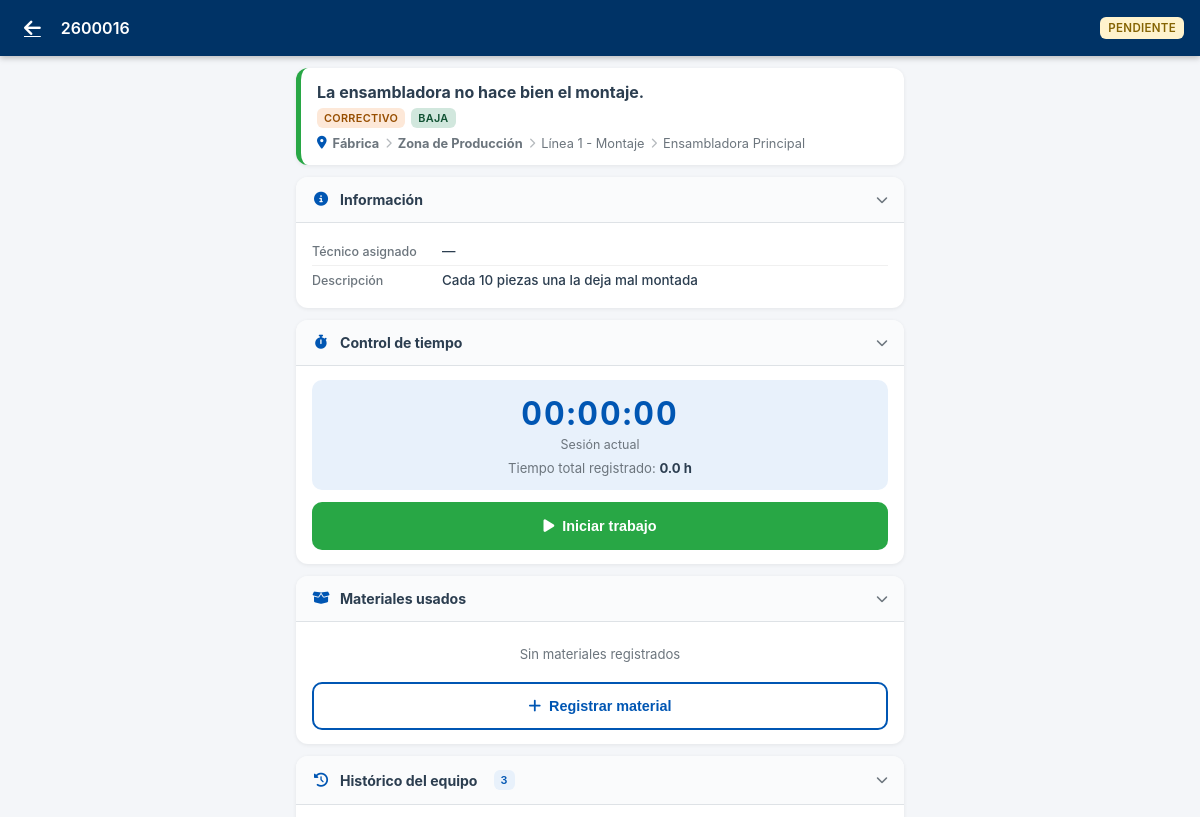
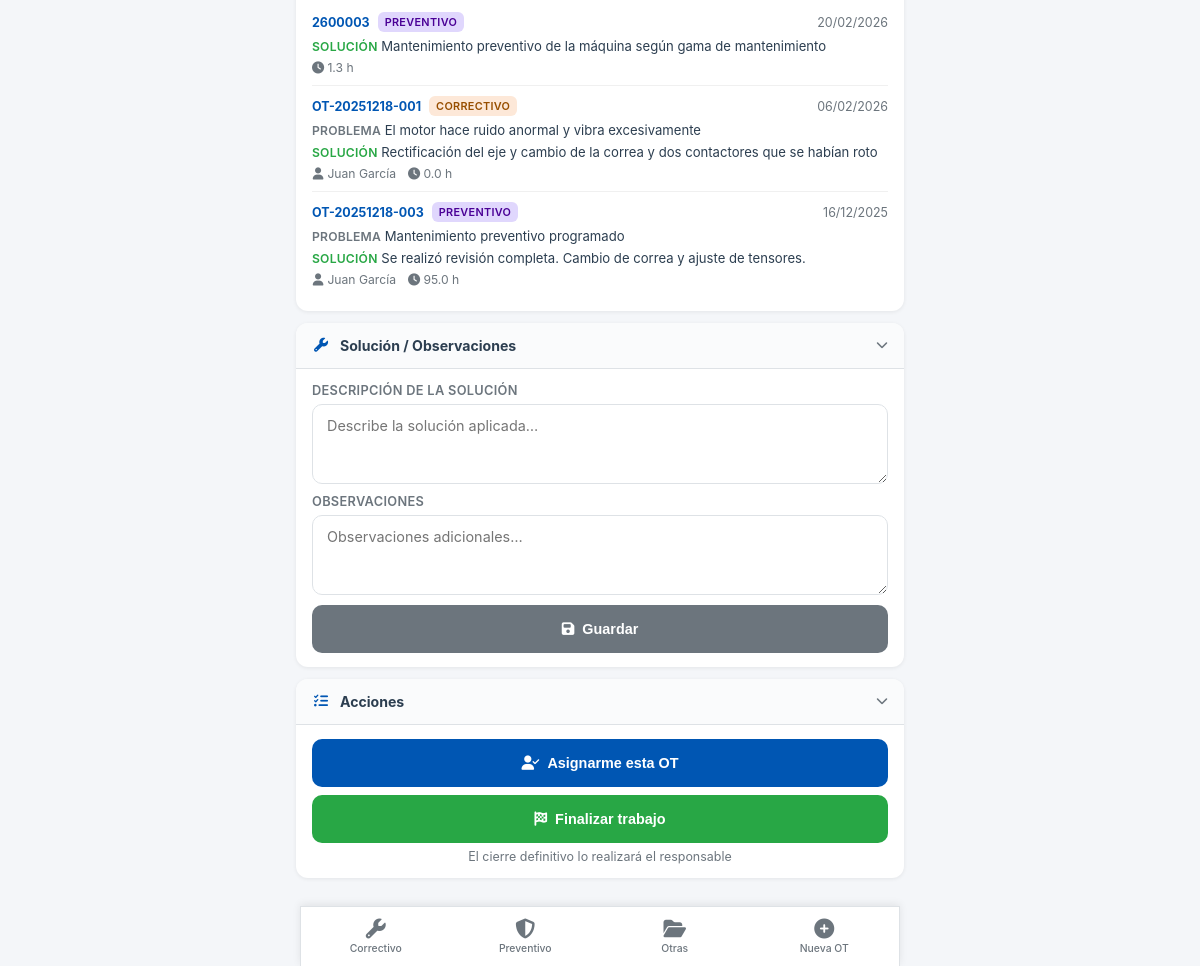
The app's page /movil/ot/22 (signed in) with its own data (2 pictures, top to bottom).
### models.py (models this page shows, shortened)
class OrdenTrabajo(db.Model):
    id = db.Column(db.Integer, primary_key=True)
    numero = db.Column(db.String(20), unique=True, nullable=False)
    tipo = db.Column(db.String(20), nullable=False)  # correctivo, preventivo
    prioridad = db.Column(db.String(20), default='media')  # urgente, alta, media, baja
    estado = db.Column(db.String(20), default='pendiente')  # pendiente, asignada, en_curso, cerrada, cancelada
    fechaCreacion = db.Column(db.DateTime, default=datetime.now)
    fechaProgramada = db.Column(db.DateTime)
    fechaInicio = db.Column(db.DateTime)
    fechaFin = db.Column(db.DateTime)
    titulo = db.Column(db.String(200), nullable=False)
    descripcionProblema = db.Column(db.Text)
    descripcionSolucion = db.Column(db.Text)
    observaciones = db.Column(db.Text)
    equipoTipo = db.Column(db.String(20), nullable=False)  # empresa, planta, zona, linea, maquina, elemento
    equipoId = db.Column(db.Integer, nullable=False)
    maquinaId = db.Column(db.Integer, db.ForeignKey('maquina.id'), nullable=True)
    elementoId = db.Column(db.Integer, db.ForeignKey('elemento.id'))
    planPreventivoId = db.Column(db.Integer, db.ForeignKey('plan_preventivo.id'))  # LEGACY - Deprecado
    asignacionGamaId = db.Column(db.Integer, db.ForeignKey('asignacion_gama.id'))  # LEGACY - Deprecado
    gamaId          = db.Column(db.Integer, db.ForeignKey('gama_mantenimiento.id'), nullable=True)
    frecuenciaTipo  = db.Column(db.String(20))   # 'dias' | 'semanas' | 'meses'
    frecuenciaValor = db.Column(db.Integer)       # número entero
    gama = db.relationship('GamaMantenimiento', foreign_keys=[gamaId])
    tecnicoAsignado = db.Column(db.String(100))  # Técnico principal (legacy)
    tiempoEstimado = db.Column(db.Float)  # horas
    tiempoReal = db.Column(db.Float)  # horas (calculado de registros)
    tiempoParada = db.Column(db.Float)  # horas de parada de máquina
    costeTallerExterno = db.Column(db.Float, default=0)  # Total acumulado (calculado)
    descripcionTallerExterno = db.Column(db.Text)  # LEGACY - primer coste
    proveedorExterno = db.Column(db.String(100))   # LEGACY - primer coste
    costesExternosJson = db.Column(db.Text)  # JSON list de {proveedor, descripcion, coste}
    creadoPor = db.Column(db.String(100))
    cerradoPor = db.Column(db.String(100))
    consumos = db.relationship('ConsumoRecambio', backref='ordenTrabajo', lazy=True, cascade='all, delete-orphan')
    registrosTiempo = db.relationship('RegistroTiempo', backref='ordenTrabajo', lazy=True, cascade='all, delete-orphan')
    respuestasChecklist = db.relationship('RespuestaChecklist', backref='ordenTrabajo', lazy=True, cascade='all, delete-orphan')

class Planta(db.Model):
    id = db.Column(db.Integer, primary_key=True)
    empresaId = db.Column(db.Integer, db.ForeignKey('empresa.id'), nullable=False)
    codigo = db.Column(db.String(10), nullable=False)
    nombre = db.Column(db.String(100), nullable=False)
    descripcion = db.Column(db.Text)
    direccion = db.Column(db.String(200))
    zonas = db.relationship('Zona', backref='planta', lazy=True, cascade='all, delete-orphan')

class Zona(db.Model):
    id = db.Column(db.Integer, primary_key=True)
    plantaId = db.Column(db.Integer, db.ForeignKey('planta.id'), nullable=False)
    codigo = db.Column(db.String(10), nullable=False)
    nombre = db.Column(db.String(100), nullable=False)
    descripcion = db.Column(db.Text)
    lineas = db.relationship('Linea', backref='zona', lazy=True, cascade='all, delete-orphan')

class Linea(db.Model):
    id = db.Column(db.Integer, primary_key=True)
    zonaId = db.Column(db.Integer, db.ForeignKey('zona.id'), nullable=False)
    codigo = db.Column(db.String(10), nullable=False)
    nombre = db.Column(db.String(100), nullable=False)
    descripcion = db.Column(db.Text)
    maquinas = db.relationship('Maquina', backref='linea', lazy=True, cascade='all, delete-orphan')

class Maquina(db.Model):
    id = db.Column(db.Integer, primary_key=True)
    lineaId = db.Column(db.Integer, db.ForeignKey('linea.id'), nullable=False)
    codigo = db.Column(db.String(10), nullable=False)
    nombre = db.Column(db.String(100), nullable=False)
    modelo = db.Column(db.String(50))
    fabricante = db.Column(db.String(50))
    numeroSerie = db.Column(db.String(50))
    descripcion = db.Column(db.Text)
    fechaInstalacion = db.Column(db.Date)
    criticidad = db.Column(db.String(20), default='media')  # alta, media, baja
    estado = db.Column(db.String(20), default='operativo')  # operativo, averiado, mantenimiento
    horasOperacion = db.Column(db.Integer, default=0)  # Contador de horas
    rav = db.Column(db.Float, default=0.0)             # Valor de reposición (RAV)
    elementos = db.relationship('Elemento', backref='maquina', lazy=True, cascade='all, delete-orphan')
    ordenesTrabajo = db.relationship('OrdenTrabajo', backref='maquina', lazy=True)
    planesPreventivos = db.relationship('PlanPreventivo', backref='maquina', lazy=True)
    recambiosAsociados = db.relationship('RecambioEquipo', backref='maquina', lazy=True)

### blueprints/mobile/routes.py (the view, shortened to what this page needs)
@bp.route('/ot/<int:id>')
@movil_required
def ver_ot(id):
    ot = OrdenTrabajo.query.get_or_404(id)
    _enrich_ot(ot)
    nombre_tecnico = _nombre_tecnico(current_user)
    trabajo_activo = RegistroTiempo.query.filter_by(
        ordenId=id, tecnico=nombre_tecnico, enCurso=True
    ).first()
    registros_tiempo = RegistroTiempo.query.filter_by(ordenId=id).order_by(
        RegistroTiempo.inicio.desc()
    ).all()
    consumos = ConsumoRecambio.query.filter_by(ordenId=id).all()
    tareas_gama = []
    tareas_realizadas_ids = set()
    checklist_items = []
    respuestas_map = {}
    historico_equipo = []
    et = ot.equipoTipo or ('maquina' if ot.maquinaId else None)
    ei = ot.equipoId or ot.maquinaId
    if et and ei:
        condiciones = [
            and_(OrdenTrabajo.equipoTipo == et, OrdenTrabajo.equipoId == ei)
        ]
        maq_id = ot.maquinaId or (ei if et == 'maquina' else None)
        if maq_id:
            condiciones.append(OrdenTrabajo.maquinaId == maq_id)
        historico_equipo = OrdenTrabajo.query.filter(
            OrdenTrabajo.id != ot.id,
            OrdenTrabajo.estado == 'cerrada',
            or_(*condiciones),
        ).order_by(OrdenTrabajo.fechaFin.desc()).limit(15).all()
    return render_template(
        'mobile/ot_detail.html',
        ot=ot,
        nombre_tecnico=nombre_tecnico,
        trabajo_activo=trabajo_activo,
        registros_tiempo=registros_tiempo,
        consumos=consumos,
        tareas_gama=tareas_gama,
        tareas_realizadas_ids=tareas_realizadas_ids,
        checklist_items=checklist_items,
        respuestas_map=respuestas_map,
        historico_equipo=historico_equipo,
    )

### templates/mobile/ot_detail.html (shortened to what this page needs)
{% extends "mobile/base.html" %}
{% block header %}
<a href="{{ url_for('mobile.home') }}" class="m-header-back">
  <i class="fas fa-arrow-left"></i>
</a>
<span class="m-header-title">{{ ot.numero }}</span>
<div class="m-header-actions">
  <span class="m-badge m-badge-estado-{{ ot.estado }}" style="font-size:.72rem;padding:4px 8px;">
    {{ ot.estado | replace('_', ' ') }}
  </span>
</div>
{% endblock %}
{% block content %}
<div class="m-ot-header-card prio-{{ ot.prioridad }}">
  <div class="m-ot-header-titulo">{{ ot.titulo }}</div>
  <div class="m-ot-header-badges">
    <span class="m-badge m-badge-tipo-{{ ot.tipo }}">{{ ot.tipo }}</span>
    <span class="m-badge m-badge-prio-{{ ot.prioridad }}">
      {{ ot.prioridad }}
    </span>
  </div>
  {% if ot._ruta %}
  <div class="m-ot-header-equipo">
    <i class="fas fa-map-marker-alt" style="color:var(--m-primary)"></i>
    {% for nivel in ot._ruta %}
    {% if not loop.first %}<i class="fas fa-chevron-right" style="font-size:.65rem;opacity:.5"></i>{% endif %}
    <span style="font-weight:{% if nivel.tipo in ['planta','zona'] %}700{% else %}400{% endif %}">{{ nivel.nombre
      }}</span>
    {% endfor %}
  </div>
  {% endif %}
</div>
<div class="m-section" id="sec-info">
  <div class="m-section-header">
    <div class="m-section-header-left">
      <i class="fas fa-info-circle"></i>Información
    </div>
    <i class="fas fa-chevron-down m-section-chevron"></i>
  </div>
  <div class="m-section-body">
    <div class="m-info-row">
      <span class="m-info-label">Técnico asignado</span>
      <span class="m-info-value">{{ ot.tecnicoAsignado or '—' }}</span>
    </div>
    {% if ot.descripcionProblema %}
    <div class="m-info-row">
      <span class="m-info-label">Descripción</span>
      <span class="m-info-value">{{ ot.descripcionProblema }}</span>
    </div>
    {% endif %}
  </div>
</div>
{% if ot.estado not in ['cerrada', 'cancelada'] %}
<div class="m-section" id="sec-tiempo">
  <div class="m-section-header">
    <div class="m-section-header-left">
      <i class="fas fa-stopwatch"></i>Control de tiempo
    </div>
    <i class="fas fa-chevron-down m-section-chevron"></i>
  </div>
  <div class="m-section-body">
    <div class="m-timer-box">
      <div class="m-timer-value" id="timerDisplay">
        {% if trabajo_activo %}
        <span class="m-time-en-curso"><i class="fas fa-circle" style="font-size:.8rem"></i> En curso</span>
        {% else %}
        00:00:00
        {% endif %}
      </div>
      <div class="m-timer-label">Sesión actual</div>
      <div class="m-timer-total">
        Tiempo total registrado: <strong>{{ '%.1f' % (ot.tiempoReal or 0) }} h</strong>
      </div>
    </div>
    {% if trabajo_activo %}
    <button class="m-btn m-btn-warning m-btn-full" onclick="pausarTrabajo()">
      <i class="fas fa-pause"></i> Pausar trabajo
    </button>
    {% else %}
    <button class="m-btn m-btn-success m-btn-full" onclick="iniciarTrabajo()">
      <i class="fas fa-play"></i> Iniciar trabajo
    </button>
    {% endif %}
  </div>
</div>
{% endif %}
<div class="m-section" id="sec-consumos">
  <div class="m-section-header">
    <div class="m-section-header-left">
      <i class="fas fa-box-open"></i>
      Materiales usados
    </div>
    <i class="fas fa-chevron-down m-section-chevron"></i>
  </div>
  <div class="m-section-body">
    {% if consumos %}
    {% for c in consumos %}
    <div class="m-consumo-item">
      <div>
        <div class="m-consumo-nombre">{{ c.recambio.nombre if c.recambio else '—' }}</div>
        <div class="m-consumo-qty">Cantidad: {{ c.cantidad }} {{ c.recambio.unidadMedida if c.recambio else '' }}</div>
      </div>
      <div class="m-consumo-coste">
        {% if c.precioUnitario %}{{ '%.2f' % (c.cantidad * c.precioUnitario) }} €{% endif %}
      </div>
    </div>
    {% endfor %}
    {% else %}
    <p class="m-text-muted m-text-center" style="padding:10px 0">Sin materiales registrados</p>
    {% endif %}
    {% if ot.estado not in ['cerrada', 'cancelada'] %}
    <button class="m-btn m-btn-outline m-btn-full" style="margin-top:10px" onclick="abrirModalConsumo()">
      <i class="fas fa-plus"></i> Registrar material
    </button>
    {% endif %}
  </div>
</div>
{% if ot.equipoTipo or ot.maquinaId %}
{% if historico_equipo %}
<div class="m-section" id="sec-historico">
  <div class="m-section-header">
    <div class="m-section-header-left">
      <i class="fas fa-history"></i>
      Histórico del equipo
      <span class="m-badge" style="background:var(--m-primary-light);color:var(--m-primary);margin-left:6px">
        {{ historico_equipo|length }}
      </span>
    </div>
    <i class="fas fa-chevron-down m-section-chevron"></i>
  </div>
  <div class="m-section-body">
    {% for h in historico_equipo %}
    <div class="m-historico-item">
      <div class="m-historico-header">
        <div style="display:flex;align-items:center;gap:8px">
          <span class="m-historico-num">{{ h.numero }}</span>
          <span class="m-badge m-badge-tipo-{{ h.tipo }}">{{ h.tipo }}</span>
        </div>
        <span class="m-text-small m-text-muted">
          {{ h.fechaFin.strftime('%d/%m/%Y') if h.fechaFin else (h.fechaCreacion.strftime('%d/%m/%Y') if h.fechaCreacion
          else '—') }}
        </span>
      </div>
      {% if h.descripcionProblema %}
      <div class="m-historico-problema">
        <span class="m-historico-label">Problema</span>
        {{ h.descripcionProblema }}
      </div>
      {% endif %}
      {% if h.descripcionSolucion %}
      <div class="m-historico-solucion">
        <span class="m-historico-label">Solución</span>
        {{ h.descripcionSolucion }}
      </div>
      {% else %}
      <div class="m-historico-solucion m-historico-sin-sol">
        <span class="m-historico-label">Solución</span>
        <em>Sin registrar</em>
      </div>
      {% endif %}
      <div class="m-historico-meta">
        {% if h.tecnicoAsignado %}<span><i class="fas fa-user"></i> {{ h.tecnicoAsignado }}</span>{% endif %}
        {% if h.tiempoReal %}<span><i class="fas fa-clock"></i> {{ '%.1f' % h.tiempoReal }} h</span>{% endif %}
      </div>
    </div>
    {% endfor %}
  </div>
</div>
{% endif %}
{% endif %}
{% if ot.estado not in ['cerrada', 'cancelada'] %}
<div class="m-section" id="sec-solucion">
  <div class="m-section-header">
    <div class="m-section-header-left">
      <i class="fas fa-wrench"></i>Solución / Observaciones
    </div>
    <i class="fas fa-chevron-down m-section-chevron"></i>
  </div>
  <div class="m-section-body">
    <div class="m-field">
      <label class="m-label">Descripción de la solución</label>
      <textarea class="m-textarea" id="descripcionSolucion" rows="3"
        placeholder="Describe la solución aplicada…">{{ ot.descripcionSolucion or '' }}</textarea>
    </div>
    <div class="m-field" style="margin-top:10px">
      <label class="m-label">Observaciones</label>
      <textarea class="m-textarea" id="observaciones" rows="2"
        placeholder="Observaciones adicionales…">{{ ot.observaciones or '' }}</textarea>
    </div>
    <button class="m-btn m-btn-secondary m-btn-full" style="margin-top:10px" onclick="guardarSolucion()">
      <i class="fas fa-save"></i> Guardar
    </button>
  </div>
</div>
<div class="m-section" id="sec-acciones">
  <div class="m-section-header">
    <div class="m-section-header-left">
      <i class="fas fa-tasks"></i>Acciones
    </div>
    <i class="fas fa-chevron-down m-section-chevron"></i>
  </div>
  <div class="m-section-body">
    {% if ot.estado == 'pendiente' %}
    <button class="m-btn m-btn-primary m-btn-full" style="margin-bottom:8px" onclick="cambiarEstado('asignada')">
      <i class="fas fa-user-check"></i> Asignarme esta OT
    </button>
    {% endif %}
    {% if ot.estado in ['pendiente', 'asignada', 'en_curso'] %}
    {% if tecnico_puede_cerrar %}
    <button class="m-btn m-btn-success m-btn-full" onclick="confirmarCerrar('cerrada')">
      <i class="fas fa-check-circle"></i> Cerrar orden de trabajo
    </button>
    {% else %}
    <button class="m-btn m-btn-success m-btn-full" onclick="confirmarCerrar('cerrado_parcial')">
      <i class="fas fa-flag-checkered"></i> Finalizar trabajo
    </button>
    <p class="m-text-muted m-text-small" style="margin-top:6px;text-align:center">
      El cierre definitivo lo realizará el responsable
    </p>
    {% endif %}
    {% endif %}
  </div>
</div>
{% endif %}
{% endblock %}

### records on screen
OrdenTrabajo: numero "2600016", estado "PENDIENTE", titulo "La ensambladora no hace bien el montaje.", tipo "CORRECTIVO", prioridad "BAJA", tecnicoAsignado "—", descripcionProblema "Cada 10 piezas una la deja mal montada", tiempoReal "0.0"
Planta: nombre "Fábrica"
Zona: nombre "Zona de Producción"
Linea: nombre "Línea 1 - Montaje"
Maquina: nombre "Ensambladora Principal"
OrdenTrabajo: numero "2600003", tipo "PREVENTIVO", fechaFin "20/02/2026", descripcionSolucion "Mantenimiento preventivo de la máquina según gama de mantenimiento", tiempoReal "1.3"
OrdenTrabajo: numero "OT-20251218-001", tipo "CORRECTIVO", fechaFin "06/02/2026", descripcionProblema "El motor hace ruido anormal y vibra excesivamente", descripcionSolucion "Rectificación del eje y cambio de la correa y dos contactores que se habían roto", tecnicoAsignado "Juan García", tiempoReal "0.0"
OrdenTrabajo: numero "OT-20251218-003", tipo "PREVENTIVO", fechaFin "16/12/2025", descripcionProblema "Mantenimiento preventivo programado", descripcionSolucion "Se realizó revisión completa. Cambio de correa y ajuste de tensores.", tecnicoAsignado "Juan García", tiempoReal "95.0"

### other values on screen
{{ historico_equipo|length }} "3"
